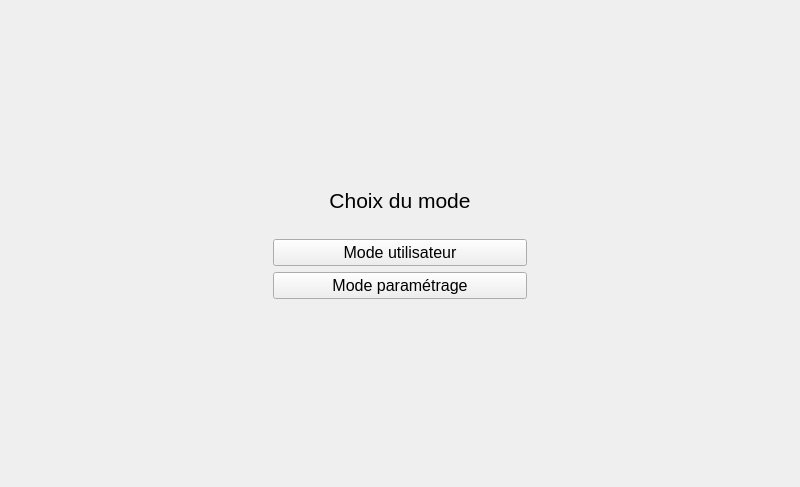
<?xml version="1.0" encoding="UTF-8"?>
<ui version="4.0">
 <class>CFenetre</class>
 <widget class="QWidget" name="CFenetre">
  <property name="geometry">
   <rect>
    <x>0</x>
    <y>0</y>
    <width>800</width>
    <height>487</height>
   </rect>
  </property>
  <property name="windowTitle">
   <string>Logiciel prise de vue</string>
  </property>
  <layout class="QGridLayout" name="gridLayout">
   <item row="1" column="0">
    <widget class="QStackedWidget" name="stackedWidget">
     <property name="currentIndex">
      <number>0</number>
     </property>
     <widget class="QWidget" name="accueil">
      <layout class="QHBoxLayout" name="horizontalLayout">
       <item>
        <spacer name="horizontalSpacer_2">
         <property name="orientation">
          <enum>Qt::Horizontal</enum>
         </property>
         <property name="sizeHint" stdset="0">
          <size>
           <width>40</width>
           <height>20</height>
          </size>
         </property>
        </spacer>
       </item>
       <item>
        <layout class="QVBoxLayout" name="verticalLayout_2">
         <item>
          <spacer name="verticalSpacer">
           <property name="orientation">
            <enum>Qt::Vertical</enum>
           </property>
           <property name="sizeHint" stdset="0">
            <size>
             <width>20</width>
             <height>40</height>
            </size>
           </property>
          </spacer>
         </item>
         <item>
          <widget class="QLabel" name="choixModeLabel">
           <property name="font">
            <font>
             <family>Arial</family>
             <pointsize>16</pointsize>
             <weight>50</weight>
             <italic>false</italic>
             <bold>false</bold>
             <underline>false</underline>
             <strikeout>false</strikeout>
            </font>
           </property>
           <property name="text">
            <string>Choix du mode</string>
           </property>
           <property name="alignment">
            <set>Qt::AlignCenter</set>
           </property>
          </widget>
         </item>
         <item>
          <spacer name="horizontalSpacer">
           <property name="orientation">
            <enum>Qt::Horizontal</enum>
           </property>
           <property name="sizeHint" stdset="0">
            <size>
             <width>40</width>
             <height>20</height>
            </size>
           </property>
          </spacer>
         </item>
         <item>
          <widget class="QPushButton" name="modeUtilisateurPushButton">
           <property name="font">
            <font>
             <family>Arial</family>
             <pointsize>12</pointsize>
            </font>
           </property>
           <property name="text">
            <string>Mode utilisateur</string>
           </property>
          </widget>
         </item>
         <item>
          <widget class="QPushButton" name="modeParametragePushButton">
           <property name="font">
            <font>
             <family>Arial</family>
             <pointsize>12</pointsize>
            </font>
           </property>
           <property name="text">
            <string>Mode paramétrage</string>
           </property>
          </widget>
         </item>
         <item>
          <spacer name="verticalSpacer_2">
           <property name="orientation">
            <enum>Qt::Vertical</enum>
           </property>
           <property name="sizeHint" stdset="0">
            <size>
             <width>20</width>
             <height>40</height>
            </size>
           </property>
          </spacer>
         </item>
        </layout>
       </item>
       <item>
        <spacer name="horizontalSpacer_3">
         <property name="orientation">
          <enum>Qt::Horizontal</enum>
         </property>
         <property name="sizeHint" stdset="0">
          <size>
           <width>40</width>
           <height>20</height>
          </size>
         </property>
        </spacer>
       </item>
      </layout>
     </widget>
     <widget class="QWidget" name="parametrage">
      <layout class="QVBoxLayout" name="verticalLayout">
       <item>
        <widget class="QGroupBox" name="moduleDeCommunicationGroupBox">
         <property name="font">
          <font>
           <family>Arial</family>
           <pointsize>9</pointsize>
          </font>
         </property>
         <property name="title">
          <string>Module de communication</string>
         </property>
         <layout class="QGridLayout" name="gridLayout_2">
          <item row="0" column="2">
           <spacer name="horizontalSpacer_5">
            <property name="orientation">
             <enum>Qt::Horizontal</enum>
            </property>
            <property name="sizeHint" stdset="0">
             <size>
              <width>40</width>
              <height>20</height>
             </size>
            </property>
           </spacer>
          </item>
          <item row="1" column="0">
           <widget class="QLabel" name="portLabel">
            <property name="text">
             <string>Port</string>
            </property>
           </widget>
          </item>
          <item row="0" column="0">
           <widget class="QLabel" name="adresseIpLabel">
            <property name="text">
             <string>Adresse IP</string>
            </property>
           </widget>
          </item>
          <item row="0" column="1">
           <widget class="QLineEdit" name="adresseIpLineEdit">
            <property name="maxLength">
             <number>32767</number>
            </property>
            <property name="placeholderText">
             <string>127.0.0.1</string>
            </property>
           </widget>
          </item>
          <item row="1" column="1">
           <widget class="QLineEdit" name="portLineEdit">
            <property name="placeholderText">
             <string>21</string>
            </property>
           </widget>
          </item>
          <item row="2" column="0" colspan="2">
           <widget class="QPushButton" name="testerCommunicationPushButton">
            <property name="text">
             <string>Tester la communication</string>
            </property>
           </widget>
          </item>
         </layout>
        </widget>
       </item>
       <item>
        <widget class="QGroupBox" name="modulePriseDeVueGroupBox">
         <property name="font">
          <font>
           <family>Arial</family>
           <pointsize>9</pointsize>
          </font>
         </property>
         <property name="title">
          <string>Module de prise de vue</string>
         </property>
         <layout class="QGridLayout" name="gridLayout_3">
          <item row="1" column="0">
           <widget class="QLabel" name="dureeRetardateurPhotoLabel">
            <property name="text">
             <string>Durée du retardateur photo</string>
            </property>
           </widget>
          </item>
          <item row="1" column="1">
           <widget class="QSpinBox" name="dureeRetardateurPhotoSpinBox">
            <property name="minimum">
             <number>1</number>
            </property>
            <property name="maximum">
             <number>60</number>
            </property>
            <property name="value">
             <number>1</number>
            </property>
           </widget>
          </item>
          <item row="1" column="2">
           <spacer name="horizontalSpacer_4">
            <property name="orientation">
             <enum>Qt::Horizontal</enum>
            </property>
            <property name="sizeHint" stdset="0">
             <size>
              <width>40</width>
              <height>20</height>
             </size>
            </property>
           </spacer>
          </item>
          <item row="2" column="0">
           <widget class="QLabel" name="dureeChoixOptionLabel">
            <property name="text">
             <string>Durée lors du choix d'une option</string>
            </property>
           </widget>
          </item>
          <item row="2" column="1">
           <widget class="QSpinBox" name="dureeChoixOptionSpinBox">
            <property name="minimum">
             <number>1</number>
            </property>
            <property name="maximum">
             <number>60</number>
            </property>
            <property name="value">
             <number>1</number>
            </property>
           </widget>
          </item>
          <item row="3" column="0">
           <widget class="QCheckBox" name="priseAutomatiquePhotosCheckBox">
            <property name="text">
             <string>Prise automatique des photos</string>
            </property>
           </widget>
          </item>
         </layout>
        </widget>
       </item>
       <item>
        <layout class="QHBoxLayout" name="horizontalLayout_2">
         <item>
          <widget class="QPushButton" name="sauvegarderPushButton">
           <property name="font">
            <font>
             <family>Arial</family>
             <pointsize>9</pointsize>
            </font>
           </property>
           <property name="text">
            <string>Sauvegarder</string>
           </property>
          </widget>
         </item>
         <item>
          <widget class="QPushButton" name="annulerPushButton">
           <property name="font">
            <font>
             <family>Arial</family>
             <pointsize>9</pointsize>
            </font>
           </property>
           <property name="text">
            <string>Annuler</string>
           </property>
          </widget>
         </item>
        </layout>
       </item>
      </layout>
     </widget>
     <widget class="QWidget" name="prisePhoto">
      <layout class="QVBoxLayout" name="verticalLayout_3">
       <item>
        <widget class="QCameraViewfinder" name="viewfinder" native="true">
         <property name="maximumSize">
          <size>
           <width>16777215</width>
           <height>400</height>
          </size>
         </property>
        </widget>
       </item>
       <item>
        <widget class="QPushButton" name="prendrePhotoPushButton">
         <property name="minimumSize">
          <size>
           <width>0</width>
           <height>31</height>
          </size>
         </property>
         <property name="maximumSize">
          <size>
           <width>16777215</width>
           <height>16777215</height>
          </size>
         </property>
         <property name="font">
          <font>
           <family>Arial</family>
           <pointsize>13</pointsize>
          </font>
         </property>
         <property name="text">
          <string>Prendre en photo</string>
         </property>
        </widget>
       </item>
      </layout>
     </widget>
     <widget class="QWidget" name="optionPhoto">
      <layout class="QVBoxLayout" name="verticalLayout_5">
       <item>
        <layout class="QHBoxLayout" name="horizontalLayout_6">
         <item>
          <spacer name="horizontalSpacer_7">
           <property name="orientation">
            <enum>Qt::Horizontal</enum>
           </property>
           <property name="sizeHint" stdset="0">
            <size>
             <width>40</width>
             <height>20</height>
            </size>
           </property>
          </spacer>
         </item>
         <item>
          <layout class="QVBoxLayout" name="verticalLayout_4">
           <item>
            <widget class="QLabel" name="photoLabel">
             <property name="minimumSize">
              <size>
               <width>0</width>
               <height>400</height>
              </size>
             </property>
             <property name="maximumSize">
              <size>
               <width>16777215</width>
               <height>400</height>
              </size>
             </property>
             <property name="font">
              <font>
               <strikeout>false</strikeout>
              </font>
             </property>
             <property name="text">
              <string/>
             </property>
             <property name="scaledContents">
              <bool>false</bool>
             </property>
             <property name="alignment">
              <set>Qt::AlignCenter</set>
             </property>
            </widget>
           </item>
           <item>
            <spacer name="verticalSpacer_3">
             <property name="orientation">
              <enum>Qt::Vertical</enum>
             </property>
             <property name="sizeHint" stdset="0">
              <size>
               <width>20</width>
               <height>40</height>
              </size>
             </property>
            </spacer>
           </item>
           <item>
            <layout class="QHBoxLayout" name="horizontalLayout_3">
             <item>
              <widget class="QLabel" name="decompteChoixOptionLabel">
               <property name="minimumSize">
                <size>
                 <width>40</width>
                 <height>0</height>
                </size>
               </property>
               <property name="font">
                <font>
                 <pointsize>12</pointsize>
                 <weight>75</weight>
                 <bold>true</bold>
                </font>
               </property>
               <property name="text">
                <string/>
               </property>
               <property name="alignment">
                <set>Qt::AlignCenter</set>
               </property>
              </widget>
             </item>
             <item>
              <widget class="QLineEdit" name="adresseMailLineEdit">
               <property name="minimumSize">
                <size>
                 <width>430</width>
                 <height>31</height>
                </size>
               </property>
               <property name="font">
                <font>
                 <pointsize>11</pointsize>
                </font>
               </property>
               <property name="placeholderText">
                <string>adressemail34000@domaine.fr</string>
               </property>
              </widget>
             </item>
             <item>
              <widget class="QPushButton" name="envoyerPushButton">
               <property name="minimumSize">
                <size>
                 <width>100</width>
                 <height>31</height>
                </size>
               </property>
               <property name="font">
                <font>
                 <pointsize>11</pointsize>
                </font>
               </property>
               <property name="text">
                <string>Envoyer</string>
               </property>
              </widget>
             </item>
             <item>
              <spacer name="horizontalSpacer_6">
               <property name="orientation">
                <enum>Qt::Horizontal</enum>
               </property>
               <property name="sizeHint" stdset="0">
                <size>
                 <width>40</width>
                 <height>20</height>
                </size>
               </property>
              </spacer>
             </item>
             <item>
              <widget class="QPushButton" name="supprimerPushButton">
               <property name="minimumSize">
                <size>
                 <width>100</width>
                 <height>31</height>
                </size>
               </property>
               <property name="font">
                <font>
                 <pointsize>11</pointsize>
                </font>
               </property>
               <property name="text">
                <string>Supprimer</string>
               </property>
              </widget>
             </item>
            </layout>
           </item>
          </layout>
         </item>
         <item>
          <spacer name="horizontalSpacer_8">
           <property name="orientation">
            <enum>Qt::Horizontal</enum>
           </property>
           <property name="sizeHint" stdset="0">
            <size>
             <width>40</width>
             <height>20</height>
            </size>
           </property>
          </spacer>
         </item>
        </layout>
       </item>
      </layout>
     </widget>
     <widget class="QWidget" name="page">
      <layout class="QVBoxLayout" name="verticalLayout_6">
       <item>
        <spacer name="verticalSpacer_4">
         <property name="orientation">
          <enum>Qt::Vertical</enum>
         </property>
         <property name="sizeHint" stdset="0">
          <size>
           <width>20</width>
           <height>40</height>
          </size>
         </property>
        </spacer>
       </item>
       <item>
        <widget class="QLabel" name="etatPhotoLabel">
         <property name="font">
          <font>
           <pointsize>10</pointsize>
          </font>
         </property>
         <property name="text">
          <string/>
         </property>
         <property name="alignment">
          <set>Qt::AlignCenter</set>
         </property>
        </widget>
       </item>
       <item>
        <spacer name="horizontalSpacer_11">
         <property name="orientation">
          <enum>Qt::Horizontal</enum>
         </property>
         <property name="sizeHint" stdset="0">
          <size>
           <width>40</width>
           <height>20</height>
          </size>
         </property>
        </spacer>
       </item>
       <item>
        <layout class="QHBoxLayout" name="horizontalLayout_4">
         <item>
          <spacer name="horizontalSpacer_9">
           <property name="orientation">
            <enum>Qt::Horizontal</enum>
           </property>
           <property name="sizeHint" stdset="0">
            <size>
             <width>40</width>
             <height>20</height>
            </size>
           </property>
          </spacer>
         </item>
         <item>
          <widget class="QPushButton" name="okPushButton">
           <property name="text">
            <string>Ok</string>
           </property>
          </widget>
         </item>
         <item>
          <spacer name="horizontalSpacer_10">
           <property name="orientation">
            <enum>Qt::Horizontal</enum>
           </property>
           <property name="sizeHint" stdset="0">
            <size>
             <width>40</width>
             <height>20</height>
            </size>
           </property>
          </spacer>
         </item>
        </layout>
       </item>
       <item>
        <spacer name="verticalSpacer_5">
         <property name="orientation">
          <enum>Qt::Vertical</enum>
         </property>
         <property name="sizeHint" stdset="0">
          <size>
           <width>20</width>
           <height>40</height>
          </size>
         </property>
        </spacer>
       </item>
      </layout>
     </widget>
    </widget>
   </item>
  </layout>
 </widget>
 <customwidgets>
  <customwidget>
   <class>QCameraViewfinder</class>
   <extends>QWidget</extends>
   <header>qcameraviewfinder.h</header>
   <container>1</container>
  </customwidget>
 </customwidgets>
 <resources/>
 <connections/>
</ui>
